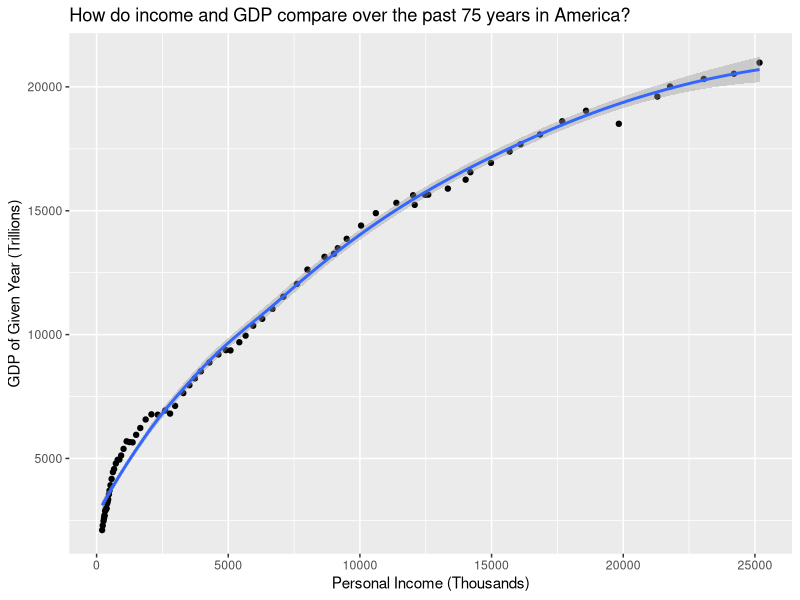

The R script that drew this image:
## ---- chunk 1
library(tidyverse)
spending_data <- read_csv("spending_data.csv")
spending_data
## ---- chunk 2
plot_GDP_vs_Income <- ggplot(data = spending_data, mapping = aes(x = personal_income, y = real_gdp)) + geom_point() + labs(x = "Personal Income (Thousands)", y = "GDP of Given Year (Trillions)", title = "How do income and GDP compare over the past 75 years in America?" ) + geom_smooth()
plot_GDP_vs_Income
